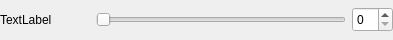
<?xml version="1.0" encoding="UTF-8"?>
<ui version="4.0">
 <class>HFloatSlider</class>
 <widget class="QWidget" name="HFloatSlider">
  <property name="geometry">
   <rect>
    <x>0</x>
    <y>0</y>
    <width>393</width>
    <height>40</height>
   </rect>
  </property>
  <property name="minimumSize">
   <size>
    <width>0</width>
    <height>25</height>
   </size>
  </property>
  <property name="maximumSize">
   <size>
    <width>16777215</width>
    <height>40</height>
   </size>
  </property>
  <property name="windowTitle">
   <string>Form</string>
  </property>
  <layout class="QGridLayout" name="gridLayout">
   <property name="leftMargin">
    <number>0</number>
   </property>
   <property name="topMargin">
    <number>0</number>
   </property>
   <property name="rightMargin">
    <number>0</number>
   </property>
   <property name="bottomMargin">
    <number>0</number>
   </property>
   <property name="verticalSpacing">
    <number>3</number>
   </property>
   <item row="0" column="0">
    <widget class="QLabel" name="label">
     <property name="minimumSize">
      <size>
       <width>90</width>
       <height>0</height>
      </size>
     </property>
     <property name="text">
      <string>TextLabel</string>
     </property>
    </widget>
   </item>
   <item row="0" column="2">
    <widget class="QSpinBox" name="spinbox">
     <property name="minimumSize">
      <size>
       <width>0</width>
       <height>25</height>
      </size>
     </property>
     <property name="styleSheet">
      <string notr="true"/>
     </property>
    </widget>
   </item>
   <item row="0" column="1">
    <widget class="QSlider" name="slider">
     <property name="minimumSize">
      <size>
       <width>0</width>
       <height>25</height>
      </size>
     </property>
     <property name="styleSheet">
      <string notr="true"/>
     </property>
     <property name="orientation">
      <enum>Qt::Horizontal</enum>
     </property>
    </widget>
   </item>
  </layout>
 </widget>
 <resources/>
 <connections/>
</ui>
